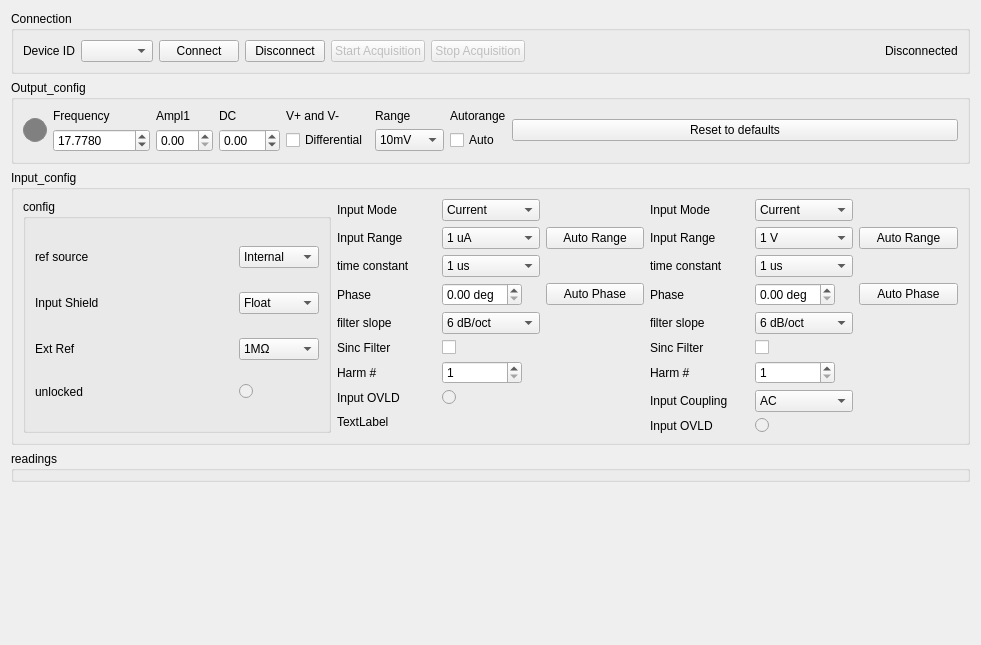
<?xml version="1.0" encoding="UTF-8"?>
<ui version="4.0">
 <class>Form</class>
 <widget class="QWidget" name="Form">
  <property name="geometry">
   <rect>
    <x>0</x>
    <y>0</y>
    <width>981</width>
    <height>645</height>
   </rect>
  </property>
  <property name="windowTitle">
   <string>MFLI Lock-in Amplifier Control (MF-MD)</string>
  </property>
  <layout class="QVBoxLayout" name="verticalLayout">
   <item>
    <widget class="QGroupBox" name="groupBox_connection">
     <property name="title">
      <string>Connection</string>
     </property>
     <layout class="QHBoxLayout" name="horizontalLayout_connection">
      <item>
       <widget class="QLabel" name="label_device_id">
        <property name="text">
         <string>Device ID</string>
        </property>
       </widget>
      </item>
      <item>
       <widget class="QComboBox" name="address_comboBox"/>
      </item>
      <item>
       <widget class="QPushButton" name="connect_pushButton">
        <property name="text">
         <string>Connect</string>
        </property>
       </widget>
      </item>
      <item>
       <widget class="QPushButton" name="disconnect_pushButton">
        <property name="text">
         <string>Disconnect</string>
        </property>
       </widget>
      </item>
      <item>
       <widget class="QPushButton" name="start_acquisition_button">
        <property name="enabled">
         <bool>false</bool>
        </property>
        <property name="text">
         <string>Start Acquisition</string>
        </property>
       </widget>
      </item>
      <item>
       <widget class="QPushButton" name="stop_acquisition_button">
        <property name="enabled">
         <bool>false</bool>
        </property>
        <property name="text">
         <string>Stop Acquisition</string>
        </property>
       </widget>
      </item>
      <item>
       <spacer name="horizontalSpacer_connection">
        <property name="orientation">
         <enum>Qt::Horizontal</enum>
        </property>
        <property name="sizeHint" stdset="0">
         <size>
          <width>40</width>
          <height>20</height>
         </size>
        </property>
       </spacer>
      </item>
      <item>
       <widget class="QLabel" name="status_label">
        <property name="text">
         <string>Disconnected</string>
        </property>
       </widget>
      </item>
     </layout>
    </widget>
   </item>
   <item>
    <widget class="QGroupBox" name="horizontalGroupBox_3">
     <property name="minimumSize">
      <size>
       <width>0</width>
       <height>30</height>
      </size>
     </property>
     <property name="title">
      <string>Output_config</string>
     </property>
     <layout class="QHBoxLayout" name="horizontalLayout_5">
      <item>
       <widget class="QLabel" name="status_label">
        <property name="enabled">
         <bool>false</bool>
        </property>
        <property name="minimumSize">
         <size>
          <width>24</width>
          <height>24</height>
         </size>
        </property>
        <property name="maximumSize">
         <size>
          <width>24</width>
          <height>24</height>
         </size>
        </property>
        <property name="styleSheet">
         <string>border-radius: 12px; background-color: gray; border: 1px solid #888;</string>
        </property>
       </widget>
      </item>
      <item>
       <layout class="QGridLayout" name="gridLayout_13">
        <item row="1" column="4">
         <widget class="QCheckBox" name="differential_output_checkBox">
          <property name="enabled">
           <bool>true</bool>
          </property>
          <property name="text">
           <string>Differential</string>
          </property>
         </widget>
        </item>
        <item row="0" column="6">
         <layout class="QHBoxLayout" name="range_layout">
          <item>
           <widget class="QLabel" name="label_2">
            <property name="text">
             <string>Autorange</string>
            </property>
           </widget>
          </item>
         </layout>
        </item>
        <item row="0" column="5">
         <widget class="QLabel" name="range_label">
          <property name="text">
           <string>Range</string>
          </property>
         </widget>
        </item>
        <item row="1" column="3">
         <widget class="QDoubleSpinBox" name="dc_offset_spinBox">
          <property name="enabled">
           <bool>true</bool>
          </property>
          <property name="minimum">
           <double>-10.000000000000000</double>
          </property>
          <property name="maximum">
           <double>10.000000000000000</double>
          </property>
         </widget>
        </item>
        <item row="1" column="5">
         <widget class="QComboBox" name="output_range_comboBox">
          <property name="enabled">
           <bool>true</bool>
          </property>
          <item>
           <property name="text">
            <string>10mV</string>
           </property>
          </item>
          <item>
           <property name="text">
            <string>100mV</string>
           </property>
          </item>
          <item>
           <property name="text">
            <string>1V</string>
           </property>
          </item>
          <item>
           <property name="text">
            <string>10V</string>
           </property>
          </item>
         </widget>
        </item>
        <item row="0" column="3">
         <widget class="QLabel" name="dc_offset_label">
          <property name="text">
           <string>DC</string>
          </property>
         </widget>
        </item>
        <item row="0" column="4">
         <widget class="QLabel" name="label_4">
          <property name="text">
           <string>V+ and V-</string>
          </property>
         </widget>
        </item>
        <item row="0" column="1">
         <widget class="QLabel" name="label">
          <property name="text">
           <string>Frequency</string>
          </property>
         </widget>
        </item>
        <item row="1" column="2">
         <widget class="QDoubleSpinBox" name="amplitude1_spinBox">
          <property name="enabled">
           <bool>true</bool>
          </property>
          <property name="keyboardTracking">
           <bool>false</bool>
          </property>
         </widget>
        </item>
        <item row="0" column="2">
         <widget class="QLabel" name="amplitude1_label">
          <property name="text">
           <string>Ampl1</string>
          </property>
         </widget>
        </item>
        <item row="1" column="1">
         <widget class="QDoubleSpinBox" name="frequency1_spinBox">
          <property name="enabled">
           <bool>true</bool>
          </property>
          <property name="decimals">
           <number>4</number>
          </property>
          <property name="maximum">
           <double>500000.000000000000000</double>
          </property>
          <property name="value">
           <double>17.777999999999999</double>
          </property>
         </widget>
        </item>
        <item row="1" column="6">
         <widget class="QCheckBox" name="output_autorange_checkBox">
          <property name="enabled">
           <bool>true</bool>
          </property>
          <property name="text">
           <string>Auto</string>
          </property>
          <property name="checked">
           <bool>false</bool>
          </property>
         </widget>
        </item>
       </layout>
      </item>
      <item>
       <layout class="QVBoxLayout" name="verticalLayout_21">
        <item>
         <widget class="QPushButton" name="preset_pushButton">
          <property name="enabled">
           <bool>true</bool>
          </property>
          <property name="text">
           <string>Reset to defaults</string>
          </property>
         </widget>
        </item>
       </layout>
      </item>
     </layout>
    </widget>
   </item>
   <item>
    <widget class="QGroupBox" name="horizontalGroupBox_4">
     <property name="minimumSize">
      <size>
       <width>0</width>
       <height>30</height>
      </size>
     </property>
     <property name="title">
      <string>Input_config</string>
     </property>
     <layout class="QHBoxLayout" name="horizontalLayout_6">
      <item>
       <widget class="QGroupBox" name="groupBox_2">
        <property name="title">
         <string>config</string>
        </property>
        <layout class="QGridLayout" name="gridLayout_3">
         <item row="2" column="1">
          <widget class="QComboBox" name="ext_ref_comboBox">
           <item>
            <property name="text">
             <string>1MΩ</string>
            </property>
           </item>
           <item>
            <property name="text">
             <string>50Ω</string>
            </property>
           </item>
          </widget>
         </item>
         <item row="1" column="0">
          <widget class="QLabel" name="label_8">
           <property name="text">
            <string>Input Shield</string>
           </property>
          </widget>
         </item>
         <item row="1" column="1">
          <widget class="QComboBox" name="input_shield_comboBox">
           <property name="layoutDirection">
            <enum>Qt::LeftToRight</enum>
           </property>
           <item>
            <property name="text">
             <string>Float</string>
            </property>
           </item>
           <item>
            <property name="text">
             <string>Ground</string>
            </property>
           </item>
          </widget>
         </item>
         <item row="2" column="0">
          <widget class="QLabel" name="label_15">
           <property name="text">
            <string>Ext Ref</string>
           </property>
          </widget>
         </item>
         <item row="0" column="0">
          <widget class="QLabel" name="label_13">
           <property name="text">
            <string>ref source</string>
           </property>
          </widget>
         </item>
         <item row="0" column="1">
          <widget class="QComboBox" name="ref_mode_comboBox_2">
           <property name="maximumSize">
            <size>
             <width>80</width>
             <height>16777215</height>
            </size>
           </property>
           <property name="layoutDirection">
            <enum>Qt::LeftToRight</enum>
           </property>
           <item>
            <property name="text">
             <string>Internal</string>
            </property>
           </item>
           <item>
            <property name="text">
             <string>External</string>
            </property>
           </item>
          </widget>
         </item>
         <item row="3" column="0">
          <widget class="QLabel" name="label_29">
           <property name="text">
            <string>unlocked</string>
           </property>
          </widget>
         </item>
         <item row="3" column="1">
          <widget class="QRadioButton" name="unlocked_radioButton">
           <property name="enabled">
            <bool>false</bool>
           </property>
           <property name="text">
            <string/>
           </property>
           <property name="checkable">
            <bool>true</bool>
           </property>
           <property name="autoExclusive">
            <bool>false</bool>
           </property>
          </widget>
         </item>
        </layout>
       </widget>
      </item>
      <item>
       <layout class="QGridLayout" name="gridLayout_2">
        <item row="6" column="0">
         <widget class="QLabel" name="label_9">
          <property name="text">
           <string>Harm #</string>
          </property>
         </widget>
        </item>
        <item row="3" column="2">
         <widget class="QPushButton" name="auto_phase_pushButton">
          <property name="text">
           <string>Auto Phase</string>
          </property>
         </widget>
        </item>
        <item row="6" column="1">
         <widget class="QSpinBox" name="harmonic_spinBox">
          <property name="maximumSize">
           <size>
            <width>80</width>
            <height>16777215</height>
           </size>
          </property>
          <property name="minimum">
           <number>1</number>
          </property>
          <property name="maximum">
           <number>99</number>
          </property>
         </widget>
        </item>
        <item row="2" column="1">
         <widget class="QComboBox" name="time_constant_comboBox">
          <property name="layoutDirection">
           <enum>Qt::LeftToRight</enum>
          </property>
          <property name="maxVisibleItems">
           <number>30</number>
          </property>
          <item>
           <property name="text">
            <string>1 us</string>
           </property>
          </item>
          <item>
           <property name="text">
            <string>3 us</string>
           </property>
          </item>
          <item>
           <property name="text">
            <string>10 us</string>
           </property>
          </item>
          <item>
           <property name="text">
            <string>30 us</string>
           </property>
          </item>
          <item>
           <property name="text">
            <string>100 us</string>
           </property>
          </item>
          <item>
           <property name="text">
            <string>300 us</string>
           </property>
          </item>
          <item>
           <property name="text">
            <string>1 ms</string>
           </property>
          </item>
          <item>
           <property name="text">
            <string>3 ms</string>
           </property>
          </item>
          <item>
           <property name="text">
            <string>10 ms</string>
           </property>
          </item>
          <item>
           <property name="text">
            <string>30 ms</string>
           </property>
          </item>
          <item>
           <property name="text">
            <string>100 ms</string>
           </property>
          </item>
          <item>
           <property name="text">
            <string>300 ms</string>
           </property>
          </item>
          <item>
           <property name="text">
            <string>1 s</string>
           </property>
          </item>
          <item>
           <property name="text">
            <string>3 s</string>
           </property>
          </item>
          <item>
           <property name="text">
            <string>10 s</string>
           </property>
          </item>
          <item>
           <property name="text">
            <string>30 s</string>
           </property>
          </item>
          <item>
           <property name="text">
            <string>100 s</string>
           </property>
          </item>
          <item>
           <property name="text">
            <string>300 s</string>
           </property>
          </item>
          <item>
           <property name="text">
            <string>1 ks</string>
           </property>
          </item>
          <item>
           <property name="text">
            <string>3 ks</string>
           </property>
          </item>
          <item>
           <property name="text">
            <string>10 ks</string>
           </property>
          </item>
          <item>
           <property name="text">
            <string>30 ks</string>
           </property>
          </item>
         </widget>
        </item>
        <item row="5" column="0">
         <widget class="QLabel" name="label_23">
          <property name="text">
           <string>Sinc Filter</string>
          </property>
         </widget>
        </item>
        <item row="3" column="0">
         <widget class="QLabel" name="label_16">
          <property name="text">
           <string>Phase</string>
          </property>
         </widget>
        </item>
        <item row="3" column="1">
         <widget class="QDoubleSpinBox" name="phase_doubleSpinBox">
          <property name="maximumSize">
           <size>
            <width>80</width>
            <height>16777215</height>
           </size>
          </property>
          <property name="suffix">
           <string> deg</string>
          </property>
          <property name="maximum">
           <double>360.000000000000000</double>
          </property>
         </widget>
        </item>
        <item row="7" column="0">
         <widget class="QLabel" name="label_26">
          <property name="text">
           <string>Input OVLD</string>
          </property>
         </widget>
        </item>
        <item row="7" column="1">
         <widget class="QRadioButton" name="input_ovld_radioButton">
          <property name="enabled">
           <bool>false</bool>
          </property>
          <property name="text">
           <string/>
          </property>
          <property name="checkable">
           <bool>true</bool>
          </property>
          <property name="autoExclusive">
           <bool>false</bool>
          </property>
         </widget>
        </item>
        <item row="2" column="0">
         <widget class="QLabel" name="label_6">
          <property name="text">
           <string>time constant</string>
          </property>
         </widget>
        </item>
        <item row="1" column="2">
         <widget class="QPushButton" name="auto_range_pushButton">
          <property name="text">
           <string>Auto Range</string>
          </property>
         </widget>
        </item>
        <item row="4" column="1">
         <widget class="QComboBox" name="filter_slope_comboBox">
          <property name="layoutDirection">
           <enum>Qt::LeftToRight</enum>
          </property>
          <property name="maxVisibleItems">
           <number>30</number>
          </property>
          <item>
           <property name="text">
            <string>6 dB/oct</string>
           </property>
          </item>
          <item>
           <property name="text">
            <string>12 dB/oct</string>
           </property>
          </item>
          <item>
           <property name="text">
            <string>18 dB/oct</string>
           </property>
          </item>
          <item>
           <property name="text">
            <string>24 dB/oct</string>
           </property>
          </item>
          <item>
           <property name="text">
            <string>30 dB/oct</string>
           </property>
          </item>
          <item>
           <property name="text">
            <string>36 dB/oct</string>
           </property>
          </item>
          <item>
           <property name="text">
            <string>42 dB/oct</string>
           </property>
          </item>
          <item>
           <property name="text">
            <string>48 dB/oct</string>
           </property>
          </item>
         </widget>
        </item>
        <item row="0" column="1">
         <widget class="QComboBox" name="input_config_comboBox">
          <property name="layoutDirection">
           <enum>Qt::LeftToRight</enum>
          </property>
          <item>
           <property name="text">
            <string>Current</string>
           </property>
          </item>
          <item>
           <property name="text">
            <string>Voltage: A</string>
           </property>
          </item>
          <item>
           <property name="text">
            <string>Voltage: A-B</string>
           </property>
          </item>
         </widget>
        </item>
        <item row="5" column="1">
         <widget class="QCheckBox" name="sync_filter_checkBox">
          <property name="text">
           <string/>
          </property>
         </widget>
        </item>
        <item row="0" column="0">
         <widget class="QLabel" name="label_7">
          <property name="text">
           <string>Input Mode</string>
          </property>
         </widget>
        </item>
        <item row="1" column="1">
         <widget class="QComboBox" name="current_range_comboBox">
          <item>
           <property name="text">
            <string>1 uA</string>
           </property>
          </item>
          <item>
           <property name="text">
            <string>10 nA</string>
           </property>
          </item>
         </widget>
        </item>
        <item row="4" column="0">
         <widget class="QLabel" name="label_14">
          <property name="text">
           <string>filter slope</string>
          </property>
         </widget>
        </item>
        <item row="1" column="0">
         <widget class="QLabel" name="label_17">
          <property name="text">
           <string>Input Range</string>
          </property>
         </widget>
        </item>
        <item row="8" column="0">
         <widget class="QLabel" name="label_3">
          <property name="text">
           <string>TextLabel</string>
          </property>
         </widget>
        </item>
       </layout>
      </item>
      <item>
       <layout class="QGridLayout" name="gridLayout_6">
        <item row="3" column="1">
         <widget class="QDoubleSpinBox" name="phase_doubleSpinBox_3">
          <property name="maximumSize">
           <size>
            <width>80</width>
            <height>16777215</height>
           </size>
          </property>
          <property name="suffix">
           <string> deg</string>
          </property>
          <property name="maximum">
           <double>360.000000000000000</double>
          </property>
         </widget>
        </item>
        <item row="6" column="0">
         <widget class="QLabel" name="label_10">
          <property name="text">
           <string>Harm #</string>
          </property>
         </widget>
        </item>
        <item row="3" column="0">
         <widget class="QLabel" name="label_19">
          <property name="text">
           <string>Phase</string>
          </property>
         </widget>
        </item>
        <item row="6" column="1">
         <widget class="QSpinBox" name="harmonic_spinBox_3">
          <property name="maximumSize">
           <size>
            <width>80</width>
            <height>16777215</height>
           </size>
          </property>
          <property name="minimum">
           <number>1</number>
          </property>
          <property name="maximum">
           <number>99</number>
          </property>
         </widget>
        </item>
        <item row="3" column="2">
         <widget class="QPushButton" name="auto_phase_pushButton_3">
          <property name="text">
           <string>Auto Phase</string>
          </property>
         </widget>
        </item>
        <item row="1" column="2">
         <widget class="QPushButton" name="auto_range_pushButton_3">
          <property name="text">
           <string>Auto Range</string>
          </property>
         </widget>
        </item>
        <item row="8" column="0">
         <widget class="QLabel" name="label_47">
          <property name="text">
           <string>Input OVLD</string>
          </property>
         </widget>
        </item>
        <item row="8" column="1">
         <widget class="QRadioButton" name="input_ovld_radioButton_3">
          <property name="enabled">
           <bool>false</bool>
          </property>
          <property name="text">
           <string/>
          </property>
          <property name="checkable">
           <bool>true</bool>
          </property>
          <property name="autoExclusive">
           <bool>false</bool>
          </property>
         </widget>
        </item>
        <item row="2" column="1">
         <widget class="QComboBox" name="time_constant_comboBox_3">
          <property name="layoutDirection">
           <enum>Qt::LeftToRight</enum>
          </property>
          <property name="maxVisibleItems">
           <number>30</number>
          </property>
          <item>
           <property name="text">
            <string>1 us</string>
           </property>
          </item>
          <item>
           <property name="text">
            <string>3 us</string>
           </property>
          </item>
          <item>
           <property name="text">
            <string>10 us</string>
           </property>
          </item>
          <item>
           <property name="text">
            <string>30 us</string>
           </property>
          </item>
          <item>
           <property name="text">
            <string>100 us</string>
           </property>
          </item>
          <item>
           <property name="text">
            <string>300 us</string>
           </property>
          </item>
          <item>
           <property name="text">
            <string>1 ms</string>
           </property>
          </item>
          <item>
           <property name="text">
            <string>3 ms</string>
           </property>
          </item>
          <item>
           <property name="text">
            <string>10 ms</string>
           </property>
          </item>
          <item>
           <property name="text">
            <string>30 ms</string>
           </property>
          </item>
          <item>
           <property name="text">
            <string>100 ms</string>
           </property>
          </item>
          <item>
           <property name="text">
            <string>300 ms</string>
           </property>
          </item>
          <item>
           <property name="text">
            <string>1 s</string>
           </property>
          </item>
          <item>
           <property name="text">
            <string>3 s</string>
           </property>
          </item>
          <item>
           <property name="text">
            <string>10 s</string>
           </property>
          </item>
          <item>
           <property name="text">
            <string>30 s</string>
           </property>
          </item>
          <item>
           <property name="text">
            <string>100 s</string>
           </property>
          </item>
          <item>
           <property name="text">
            <string>300 s</string>
           </property>
          </item>
          <item>
           <property name="text">
            <string>1 ks</string>
           </property>
          </item>
          <item>
           <property name="text">
            <string>3 ks</string>
           </property>
          </item>
          <item>
           <property name="text">
            <string>10 ks</string>
           </property>
          </item>
          <item>
           <property name="text">
            <string>30 ks</string>
           </property>
          </item>
         </widget>
        </item>
        <item row="5" column="1">
         <widget class="QCheckBox" name="sync_filter_checkBox_3">
          <property name="text">
           <string/>
          </property>
         </widget>
        </item>
        <item row="7" column="1">
         <widget class="QComboBox" name="input_coupling_comboBox_3">
          <property name="layoutDirection">
           <enum>Qt::LeftToRight</enum>
          </property>
          <item>
           <property name="text">
            <string>AC</string>
           </property>
          </item>
          <item>
           <property name="text">
            <string>DC</string>
           </property>
          </item>
         </widget>
        </item>
        <item row="5" column="0">
         <widget class="QLabel" name="label_28">
          <property name="text">
           <string>Sinc Filter</string>
          </property>
         </widget>
        </item>
        <item row="2" column="0">
         <widget class="QLabel" name="label_49">
          <property name="text">
           <string>time constant</string>
          </property>
         </widget>
        </item>
        <item row="0" column="1">
         <widget class="QComboBox" name="input_config_comboBox_3">
          <property name="layoutDirection">
           <enum>Qt::LeftToRight</enum>
          </property>
          <item>
           <property name="text">
            <string>Current</string>
           </property>
          </item>
          <item>
           <property name="text">
            <string>Voltage: A</string>
           </property>
          </item>
          <item>
           <property name="text">
            <string>Voltage: A-B</string>
           </property>
          </item>
         </widget>
        </item>
        <item row="1" column="0">
         <widget class="QLabel" name="label_27">
          <property name="text">
           <string>Input Range</string>
          </property>
         </widget>
        </item>
        <item row="4" column="0">
         <widget class="QLabel" name="label_52">
          <property name="text">
           <string>filter slope</string>
          </property>
         </widget>
        </item>
        <item row="0" column="0">
         <widget class="QLabel" name="label_51">
          <property name="text">
           <string>Input Mode</string>
          </property>
         </widget>
        </item>
        <item row="7" column="0">
         <widget class="QLabel" name="label_50">
          <property name="text">
           <string>Input Coupling</string>
          </property>
         </widget>
        </item>
        <item row="1" column="1">
         <widget class="QComboBox" name="voltage_range_comboBox_3">
          <item>
           <property name="text">
            <string>1 V</string>
           </property>
          </item>
          <item>
           <property name="text">
            <string>300 mV</string>
           </property>
          </item>
          <item>
           <property name="text">
            <string>100 mV</string>
           </property>
          </item>
          <item>
           <property name="text">
            <string>30 mV</string>
           </property>
          </item>
          <item>
           <property name="text">
            <string>10 mV</string>
           </property>
          </item>
         </widget>
        </item>
        <item row="4" column="1">
         <widget class="QComboBox" name="filter_slope_comboBox_3">
          <property name="layoutDirection">
           <enum>Qt::LeftToRight</enum>
          </property>
          <property name="maxVisibleItems">
           <number>30</number>
          </property>
          <item>
           <property name="text">
            <string>6 dB/oct</string>
           </property>
          </item>
          <item>
           <property name="text">
            <string>12 dB/oct</string>
           </property>
          </item>
          <item>
           <property name="text">
            <string>18 dB/oct</string>
           </property>
          </item>
          <item>
           <property name="text">
            <string>24 dB/oct</string>
           </property>
          </item>
          <item>
           <property name="text">
            <string>30 dB/oct</string>
           </property>
          </item>
          <item>
           <property name="text">
            <string>36 dB/oct</string>
           </property>
          </item>
          <item>
           <property name="text">
            <string>42 dB/oct</string>
           </property>
          </item>
          <item>
           <property name="text">
            <string>48 dB/oct</string>
           </property>
          </item>
         </widget>
        </item>
       </layout>
      </item>
     </layout>
    </widget>
   </item>
   <item>
    <widget class="QGroupBox" name="groupBox_3">
     <property name="title">
      <string>readings</string>
     </property>
     <layout class="QGridLayout" name="gridLayout_4">
      <property name="leftMargin">
       <number>0</number>
      </property>
      <property name="topMargin">
       <number>0</number>
      </property>
      <property name="rightMargin">
       <number>0</number>
      </property>
      <property name="bottomMargin">
       <number>0</number>
      </property>
      <property name="spacing">
       <number>1</number>
      </property>
      <item row="0" column="0">
       <layout class="QVBoxLayout" name="graph_xyrt">
        <property name="spacing">
         <number>0</number>
        </property>
        <property name="sizeConstraint">
         <enum>QLayout::SetDefaultConstraint</enum>
        </property>
       </layout>
      </item>
     </layout>
    </widget>
   </item>
   <item>
    <spacer name="verticalSpacer">
     <property name="orientation">
      <enum>Qt::Vertical</enum>
     </property>
     <property name="sizeHint" stdset="0">
      <size>
       <width>20</width>
       <height>132</height>
      </size>
     </property>
    </spacer>
   </item>
  </layout>
 </widget>
 <resources/>
 <connections/>
</ui>
